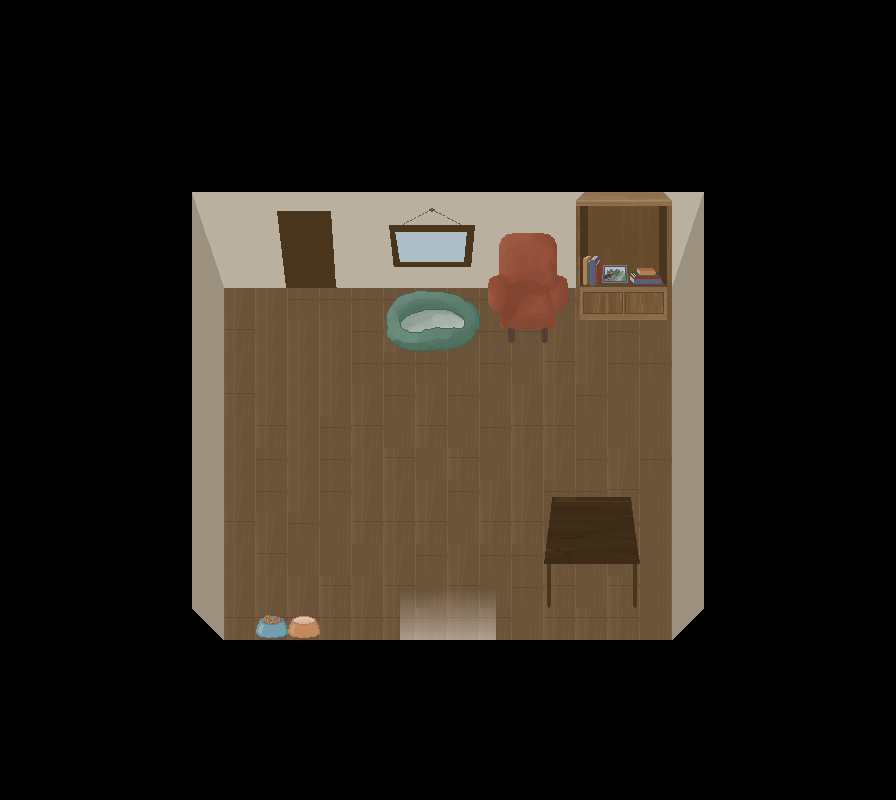

This is a level from a 2D game, rendered from its Tiled map with the project's own tilesets. A one-line summary and the complete map file follow:
An orthogonal 28x25 tile map with 32x32 px tiles, 5 tile layers (murs, sol, collisions, details, ...).

<map version="1.9" tiledversion="1.9.2" orientation="orthogonal" renderorder="right-down" width="28" height="25" tilewidth="32" tileheight="32" infinite="0" nextlayerid="9" nextobjectid="1">
 <editorsettings>
  <export target="map_maison_joueur.json" format="json" />
 </editorsettings>
 <tileset firstgid="1" name="tileset_interieur" tilewidth="32" tileheight="32" tilecount="196" columns="14">
  <image source="../tileset_interieur.png" width="448" height="448" />
  <tile id="0">
   <properties>
    <property name="estSolide" type="bool" value="true" />
   </properties>
  </tile>
  <tile id="1">
   <properties>
    <property name="estSolide" type="bool" value="true" />
   </properties>
  </tile>
  <tile id="2">
   <properties>
    <property name="estSolide" type="bool" value="true" />
   </properties>
  </tile>
  <tile id="3">
   <properties>
    <property name="estSolide" type="bool" value="true" />
   </properties>
  </tile>
  <tile id="4">
   <properties>
    <property name="estSolide" type="bool" value="true" />
   </properties>
  </tile>
  <tile id="5">
   <properties>
    <property name="estSolide" type="bool" value="true" />
   </properties>
  </tile>
  <tile id="6">
   <properties>
    <property name="estSolide" type="bool" value="true" />
   </properties>
  </tile>
  <tile id="14">
   <properties>
    <property name="estSolide" type="bool" value="true" />
   </properties>
  </tile>
  <tile id="15">
   <properties>
    <property name="estSolide" type="bool" value="true" />
   </properties>
  </tile>
  <tile id="16">
   <properties>
    <property name="estSolide" type="bool" value="true" />
   </properties>
  </tile>
  <tile id="17">
   <properties>
    <property name="estSolide" type="bool" value="true" />
   </properties>
  </tile>
  <tile id="18">
   <properties>
    <property name="estSolide" type="bool" value="true" />
   </properties>
  </tile>
  <tile id="19">
   <properties>
    <property name="estSolide" type="bool" value="true" />
   </properties>
  </tile>
  <tile id="20">
   <properties>
    <property name="estSolide" type="bool" value="true" />
   </properties>
  </tile>
  <tile id="28">
   <properties>
    <property name="estSolide" type="bool" value="true" />
   </properties>
  </tile>
  <tile id="29">
   <properties>
    <property name="estSolide" type="bool" value="true" />
   </properties>
  </tile>
  <tile id="30">
   <properties>
    <property name="estSolide" type="bool" value="true" />
   </properties>
  </tile>
  <tile id="31">
   <properties>
    <property name="estSolide" type="bool" value="true" />
   </properties>
  </tile>
  <tile id="32">
   <properties>
    <property name="estSolide" type="bool" value="true" />
   </properties>
  </tile>
  <tile id="33">
   <properties>
    <property name="estSolide" type="bool" value="true" />
   </properties>
  </tile>
  <tile id="34">
   <properties>
    <property name="estSolide" type="bool" value="true" />
   </properties>
  </tile>
  <tile id="42">
   <properties>
    <property name="estSolide" type="bool" value="true" />
   </properties>
  </tile>
  <tile id="45">
   <properties>
    <property name="estSolide" type="bool" value="true" />
   </properties>
  </tile>
  <tile id="46">
   <properties>
    <property name="estSolide" type="bool" value="true" />
   </properties>
  </tile>
  <tile id="47">
   <properties>
    <property name="estSolide" type="bool" value="true" />
   </properties>
  </tile>
  <tile id="48">
   <properties>
    <property name="estSolide" type="bool" value="true" />
   </properties>
  </tile>
  <tile id="56">
   <properties>
    <property name="estSolide" type="bool" value="true" />
   </properties>
  </tile>
  <tile id="59">
   <properties>
    <property name="estSolide" type="bool" value="true" />
   </properties>
  </tile>
  <tile id="70">
   <properties>
    <property name="estSolide" type="bool" value="true" />
   </properties>
  </tile>
  <tile id="71">
   <properties>
    <property name="estSolide" type="bool" value="true" />
   </properties>
  </tile>
  <tile id="72">
   <properties>
    <property name="estSolide" type="bool" value="true" />
   </properties>
  </tile>
  <tile id="73">
   <properties>
    <property name="estSolide" type="bool" value="true" />
   </properties>
  </tile>
  <tile id="74">
   <properties>
    <property name="estSolide" type="bool" value="true" />
   </properties>
  </tile>
  <tile id="75">
   <properties>
    <property name="estSolide" type="bool" value="true" />
   </properties>
  </tile>
  <tile id="76">
   <properties>
    <property name="estSolide" type="bool" value="true" />
   </properties>
  </tile>
  <tile id="77">
   <properties>
    <property name="estSolide" type="bool" value="true" />
   </properties>
  </tile>
  <tile id="84">
   <properties>
    <property name="estSolide" type="bool" value="true" />
   </properties>
  </tile>
  <tile id="85">
   <properties>
    <property name="estSolide" type="bool" value="true" />
   </properties>
  </tile>
  <tile id="86">
   <properties>
    <property name="estSolide" type="bool" value="true" />
   </properties>
  </tile>
  <tile id="87">
   <properties>
    <property name="estSolide" type="bool" value="true" />
   </properties>
  </tile>
  <tile id="88">
   <properties>
    <property name="estSolide" type="bool" value="true" />
   </properties>
  </tile>
  <tile id="89">
   <properties>
    <property name="estSolide" type="bool" value="true" />
   </properties>
  </tile>
  <tile id="91">
   <properties>
    <property name="estSolide" type="bool" value="true" />
   </properties>
  </tile>
  <tile id="98">
   <properties>
    <property name="estSolide" type="bool" value="true" />
   </properties>
  </tile>
  <tile id="99">
   <properties>
    <property name="estSolide" type="bool" value="true" />
   </properties>
  </tile>
  <tile id="100">
   <properties>
    <property name="estSolide" type="bool" value="true" />
   </properties>
  </tile>
  <tile id="101">
   <properties>
    <property name="estSolide" type="bool" value="true" />
   </properties>
  </tile>
  <tile id="102">
   <properties>
    <property name="estSolide" type="bool" value="true" />
   </properties>
  </tile>
  <tile id="103">
   <properties>
    <property name="estSolide" type="bool" value="true" />
   </properties>
  </tile>
  <tile id="104">
   <properties>
    <property name="estSolide" type="bool" value="true" />
   </properties>
  </tile>
  <tile id="112">
   <properties>
    <property name="estSolide" type="bool" value="true" />
   </properties>
  </tile>
  <tile id="113">
   <properties>
    <property name="estSolide" type="bool" value="true" />
   </properties>
  </tile>
  <tile id="114">
   <properties>
    <property name="estSolide" type="bool" value="true" />
   </properties>
  </tile>
  <tile id="115">
   <properties>
    <property name="estSolide" type="bool" value="true" />
   </properties>
  </tile>
  <tile id="116">
   <properties>
    <property name="estSolide" type="bool" value="true" />
   </properties>
  </tile>
  <tile id="117">
   <properties>
    <property name="estSolide" type="bool" value="true" />
   </properties>
  </tile>
  <tile id="118">
   <properties>
    <property name="estSolide" type="bool" value="true" />
   </properties>
  </tile>
  <tile id="129">
   <properties>
    <property name="estSolide" type="bool" value="true" />
   </properties>
  </tile>
  <tile id="130">
   <properties>
    <property name="estSolide" type="bool" value="true" />
   </properties>
  </tile>
  <tile id="131">
   <properties>
    <property name="estSolide" type="bool" value="true" />
   </properties>
  </tile>
  <tile id="132">
   <properties>
    <property name="estSolide" type="bool" value="true" />
   </properties>
  </tile>
  <tile id="168">
   <properties>
    <property name="sortie" type="bool" value="true" />
   </properties>
  </tile>
  <tile id="169">
   <properties>
    <property name="sortie" type="bool" value="true" />
   </properties>
  </tile>
  <tile id="170">
   <properties>
    <property name="sortie" type="bool" value="true" />
   </properties>
  </tile>
  <tile id="171">
   <properties>
    <property name="sortie" type="bool" value="true" />
   </properties>
  </tile>
  <tile id="182">
   <properties>
    <property name="sortie" type="bool" value="true" />
   </properties>
  </tile>
  <tile id="183">
   <properties>
    <property name="sortie" type="bool" value="true" />
   </properties>
  </tile>
  <tile id="184">
   <properties>
    <property name="sortie" type="bool" value="true" />
   </properties>
  </tile>
  <tile id="185">
   <properties>
    <property name="sortie" type="bool" value="true" />
   </properties>
  </tile>
 </tileset>
 <layer id="4" name="murs" width="28" height="25">
  <data encoding="csv">
92,92,92,92,92,92,92,92,92,92,92,92,92,92,92,92,92,92,92,92,92,92,92,92,92,92,92,92,
92,92,92,92,92,92,92,92,92,92,92,92,92,92,92,92,92,92,92,92,92,92,92,92,92,92,92,92,
92,92,92,92,92,92,92,92,92,92,92,92,92,92,92,92,92,92,92,92,92,92,92,92,92,92,92,92,
92,92,92,92,92,92,92,92,92,92,92,92,92,92,92,92,92,92,92,92,92,92,92,92,92,92,92,92,
92,92,92,92,92,92,92,92,92,92,92,92,92,92,92,92,92,92,92,92,92,92,92,92,92,92,92,92,
92,92,92,92,92,92,92,92,92,92,92,92,92,92,92,92,92,92,92,92,92,92,92,92,92,92,92,92,
92,92,92,92,92,92,1,2,2,2,2,2,2,2,2,2,2,2,2,2,3,4,92,92,92,92,92,92,
92,92,92,92,92,92,15,16,16,16,16,16,16,16,16,16,16,16,16,16,17,18,92,92,92,92,92,92,
92,92,92,92,92,92,29,30,30,30,30,30,30,30,30,30,30,30,30,30,31,32,92,92,92,92,92,92,
92,92,92,92,92,92,43,92,92,92,92,92,92,92,92,92,92,92,92,92,92,46,92,92,92,92,92,92,
92,92,92,92,92,92,43,92,92,92,92,92,92,92,92,92,92,92,92,92,92,46,92,92,92,92,92,92,
92,92,92,92,92,92,43,92,92,92,92,92,92,92,92,92,92,92,92,92,92,46,92,92,92,92,92,92,
92,92,92,92,92,92,43,92,92,92,92,92,92,92,92,92,92,92,92,92,92,46,92,92,92,92,92,92,
92,92,92,92,92,92,43,92,92,92,92,92,92,92,92,92,92,92,92,92,92,46,92,92,92,92,92,92,
92,92,92,92,92,92,43,92,92,92,92,92,92,92,92,92,92,92,92,92,92,46,92,92,92,92,92,92,
92,92,92,92,92,92,43,92,92,92,92,92,92,92,92,92,92,92,92,92,92,46,92,92,92,92,92,92,
92,92,92,92,92,92,43,92,92,92,92,92,92,92,92,92,92,92,92,92,92,46,92,92,92,92,92,92,
92,92,92,92,92,92,43,92,92,92,92,92,92,92,92,92,92,92,92,92,92,46,92,92,92,92,92,92,
92,92,92,92,92,92,43,92,92,92,92,92,92,92,92,92,92,92,92,92,92,46,92,92,92,92,92,92,
92,92,92,92,92,92,57,92,92,92,92,92,92,92,92,92,92,92,92,92,92,60,92,92,92,92,92,92,
92,92,92,92,92,92,92,92,92,92,92,92,92,92,92,92,92,92,92,92,92,92,92,92,92,92,92,92,
92,92,92,92,92,92,92,92,92,92,92,92,92,92,92,92,92,92,92,92,92,92,92,92,92,92,92,92,
92,92,92,92,92,92,92,92,92,92,92,92,92,92,92,92,92,92,92,92,92,92,92,92,92,92,92,92,
92,92,92,92,92,92,92,92,92,92,92,92,92,92,92,92,92,92,92,92,92,92,92,92,92,92,92,92,
92,92,92,92,92,92,92,92,92,92,92,92,92,92,92,92,92,92,92,92,92,92,92,92,92,92,92,92
</data>
 </layer>
 <layer id="5" name="sol" width="28" height="25">
  <data encoding="csv">
0,0,0,0,0,0,0,0,0,0,0,0,0,0,0,0,0,0,0,0,0,0,0,0,0,0,0,0,
0,0,0,0,0,0,0,0,0,0,0,0,0,0,0,0,0,0,0,0,0,0,0,0,0,0,0,0,
0,0,0,0,0,0,0,0,0,0,0,0,0,0,0,0,0,0,0,0,0,0,0,0,0,0,0,0,
0,0,0,0,0,0,0,0,0,0,0,0,0,0,0,0,0,0,0,0,0,0,0,0,0,0,0,0,
0,0,0,0,0,0,0,0,0,0,0,0,0,0,0,0,0,0,0,0,0,0,0,0,0,0,0,0,
0,0,0,0,0,0,0,0,0,0,0,0,0,0,0,0,0,0,0,0,0,0,0,0,0,0,0,0,
0,0,0,0,0,0,0,0,0,0,0,0,0,0,0,0,0,0,0,0,0,0,0,0,0,0,0,0,
0,0,0,0,0,0,0,0,0,0,0,0,0,0,0,0,0,0,0,0,0,0,0,0,0,0,0,0,
0,0,0,0,0,0,0,0,0,0,0,0,0,0,0,0,0,0,0,0,0,0,0,0,0,0,0,0,
0,0,0,0,0,0,0,44,44,45,45,45,45,45,45,45,45,45,45,45,45,0,0,0,0,0,0,0,
0,0,0,0,0,0,0,58,44,44,44,45,44,45,45,45,45,44,44,45,59,0,0,0,0,0,0,0,
0,0,0,0,0,0,0,44,44,44,44,45,45,45,59,45,59,58,44,45,45,0,0,0,0,0,0,0,
0,0,0,0,0,0,0,58,44,44,44,44,45,44,45,59,44,44,45,59,59,0,0,0,0,0,0,0,
0,0,0,0,0,0,0,44,58,44,45,58,59,58,59,45,58,58,59,59,59,0,0,0,0,0,0,0,
0,0,0,0,0,0,0,44,45,44,45,44,58,59,58,59,44,44,45,44,45,0,0,0,0,0,0,0,
0,0,0,0,0,0,0,44,45,44,45,44,44,44,45,44,44,45,45,58,59,0,0,0,0,0,0,0,
0,0,0,0,0,0,0,58,44,45,59,58,58,58,59,58,58,59,45,45,59,0,0,0,0,0,0,0,
0,0,0,0,0,0,0,44,58,59,59,59,44,45,44,45,45,58,59,59,59,0,0,0,0,0,0,0,
0,0,0,0,0,0,0,44,44,44,58,44,58,59,58,59,45,58,59,58,59,0,0,0,0,0,0,0,
0,0,0,0,0,0,0,58,58,58,58,58,58,58,58,58,59,58,58,58,59,0,0,0,0,0,0,0,
0,0,0,0,0,0,0,0,0,0,0,0,0,0,0,0,0,0,0,0,0,0,0,0,0,0,0,0,
0,0,0,0,0,0,0,0,0,0,0,0,0,0,0,0,0,0,0,0,0,0,0,0,0,0,0,0,
0,0,0,0,0,0,0,0,0,0,0,0,0,0,0,0,0,0,0,0,0,0,0,0,0,0,0,0,
0,0,0,0,0,0,0,0,0,0,0,0,0,0,0,0,0,0,0,0,0,0,0,0,0,0,0,0,
0,0,0,0,0,0,0,0,0,0,0,0,0,0,0,0,0,0,0,0,0,0,0,0,0,0,0,0
</data>
 </layer>
 <layer id="7" name="collisions" width="28" height="25">
  <data encoding="csv">
0,0,0,0,0,0,0,0,0,0,0,0,0,0,0,0,0,0,0,0,0,0,0,0,0,0,0,0,
0,0,0,0,0,0,0,0,0,0,0,0,0,0,0,0,0,0,0,0,0,0,0,0,0,0,0,0,
0,0,0,0,0,0,0,0,0,0,0,0,0,0,0,0,0,0,0,0,0,0,0,0,0,0,0,0,
0,0,0,0,0,0,0,0,0,0,0,0,0,0,0,0,0,0,0,0,0,0,0,0,0,0,0,0,
0,0,0,0,0,0,0,0,0,0,0,0,0,0,0,0,0,0,0,0,0,0,0,0,0,0,0,0,
0,0,0,0,0,0,0,0,0,0,0,0,0,0,0,0,0,0,0,0,0,0,0,0,0,0,0,0,
0,0,0,0,0,0,0,0,166,167,168,0,127,128,129,0,0,0,71,72,73,0,0,0,0,0,0,0,
0,0,0,0,0,0,0,0,180,181,182,0,141,142,143,5,6,7,85,86,87,0,0,0,0,0,0,0,
0,0,0,0,0,0,0,0,194,195,196,0,155,156,157,19,20,21,99,100,101,0,0,0,0,0,0,0,
0,0,0,0,0,0,0,0,0,0,0,0,74,75,76,33,34,35,113,114,115,0,0,0,0,0,0,0,
0,0,0,0,0,0,0,0,0,0,0,0,88,89,90,47,48,49,0,0,0,0,0,0,0,0,0,0,
0,0,0,0,0,0,0,0,0,0,0,0,0,0,0,0,0,0,0,0,0,0,0,0,0,0,0,0,
0,0,0,0,0,0,0,0,0,0,0,0,0,0,0,0,0,0,0,0,0,0,0,0,0,0,0,0,
0,0,0,0,0,0,0,0,0,0,0,0,0,0,0,0,0,0,0,0,0,0,0,0,0,0,0,0,
0,0,0,0,0,0,0,0,0,0,0,0,0,0,0,0,0,0,0,0,0,0,0,0,0,0,0,0,
0,0,0,0,0,0,0,0,0,0,0,0,0,0,0,0,0,103,104,105,0,0,0,0,0,0,0,0,
0,0,0,0,0,0,0,0,0,0,0,0,0,0,0,0,0,117,118,119,0,0,0,0,0,0,0,0,
0,0,0,0,0,0,0,0,0,0,0,0,0,0,0,0,0,131,132,133,0,0,0,0,0,0,0,0,
0,0,0,0,0,0,0,0,0,0,0,0,0,0,0,0,0,145,146,147,0,0,0,0,0,0,0,0,
0,0,0,0,0,0,0,0,78,77,0,0,0,0,0,0,0,0,0,0,0,0,0,0,0,0,0,0,
0,0,0,0,0,0,0,0,0,0,0,0,0,0,0,0,0,0,0,0,0,0,0,0,0,0,0,0,
0,0,0,0,0,0,0,0,0,0,0,0,0,0,0,0,0,0,0,0,0,0,0,0,0,0,0,0,
0,0,0,0,0,0,0,0,0,0,0,0,0,0,0,0,0,0,0,0,0,0,0,0,0,0,0,0,
0,0,0,0,0,0,0,0,0,0,0,0,0,0,0,0,0,0,0,0,0,0,0,0,0,0,0,0,
0,0,0,0,0,0,0,0,0,0,0,0,0,0,0,0,0,0,0,0,0,0,0,0,0,0,0,0
</data>
 </layer>
 <layer id="8" name="details" width="28" height="25">
  <data encoding="csv">
0,0,0,0,0,0,0,0,0,0,0,0,0,0,0,0,0,0,0,0,0,0,0,0,0,0,0,0,
0,0,0,0,0,0,0,0,0,0,0,0,0,0,0,0,0,0,0,0,0,0,0,0,0,0,0,0,
0,0,0,0,0,0,0,0,0,0,0,0,0,0,0,0,0,0,0,0,0,0,0,0,0,0,0,0,
0,0,0,0,0,0,0,0,0,0,0,0,0,0,0,0,0,0,0,0,0,0,0,0,0,0,0,0,
0,0,0,0,0,0,0,0,0,0,0,0,0,0,0,0,0,0,0,0,0,0,0,0,0,0,0,0,
0,0,0,0,0,0,0,0,0,0,0,0,0,0,0,0,0,0,0,0,0,0,0,0,0,0,0,0,
0,0,0,0,0,0,0,0,0,0,0,0,0,0,0,0,0,0,0,0,0,0,0,0,0,0,0,0,
0,0,0,0,0,0,0,0,0,0,0,0,0,0,0,0,0,0,0,0,0,0,0,0,0,0,0,0,
0,0,0,0,0,0,0,0,0,0,0,0,0,0,0,0,0,0,61,62,63,0,0,0,0,0,0,0,
0,0,0,0,0,0,0,0,0,0,0,0,0,0,0,0,0,0,0,0,0,0,0,0,0,0,0,0,
0,0,0,0,0,0,0,0,0,0,0,0,0,0,0,0,0,0,0,0,0,0,0,0,0,0,0,0,
0,0,0,0,0,0,0,0,0,0,0,0,0,0,0,0,0,0,0,0,0,0,0,0,0,0,0,0,
0,0,0,0,0,0,0,0,0,0,0,0,0,0,0,0,0,0,0,0,0,0,0,0,0,0,0,0,
0,0,0,0,0,0,0,0,0,0,0,0,0,0,0,0,0,0,0,0,0,0,0,0,0,0,0,0,
0,0,0,0,0,0,0,0,0,0,0,0,0,0,0,0,0,0,0,0,0,0,0,0,0,0,0,0,
0,0,0,0,0,0,0,0,0,0,0,0,0,0,0,0,0,0,0,0,0,0,0,0,0,0,0,0,
0,0,0,0,0,0,0,0,0,0,0,0,0,0,0,0,0,0,0,0,0,0,0,0,0,0,0,0,
0,0,0,0,0,0,0,0,0,0,0,0,0,0,0,0,0,0,0,0,0,0,0,0,0,0,0,0,
0,0,0,0,0,0,0,0,0,0,0,0,0,0,0,0,0,0,0,0,0,0,0,0,0,0,0,0,
0,0,0,0,0,0,0,0,0,0,0,0,0,0,0,0,0,0,0,0,0,0,0,0,0,0,0,0,
0,0,0,0,0,0,0,0,0,0,0,0,0,0,0,0,0,0,0,0,0,0,0,0,0,0,0,0,
0,0,0,0,0,0,0,0,0,0,0,0,0,0,0,0,0,0,0,0,0,0,0,0,0,0,0,0,
0,0,0,0,0,0,0,0,0,0,0,0,0,0,0,0,0,0,0,0,0,0,0,0,0,0,0,0,
0,0,0,0,0,0,0,0,0,0,0,0,0,0,0,0,0,0,0,0,0,0,0,0,0,0,0,0,
0,0,0,0,0,0,0,0,0,0,0,0,0,0,0,0,0,0,0,0,0,0,0,0,0,0,0,0
</data>
 </layer>
 <layer id="6" name="sortie" width="28" height="25">
  <data encoding="csv">
0,0,0,0,0,0,0,0,0,0,0,0,0,0,0,0,0,0,0,0,0,0,0,0,0,0,0,0,
0,0,0,0,0,0,0,0,0,0,0,0,0,0,0,0,0,0,0,0,0,0,0,0,0,0,0,0,
0,0,0,0,0,0,0,0,0,0,0,0,0,0,0,0,0,0,0,0,0,0,0,0,0,0,0,0,
0,0,0,0,0,0,0,0,0,0,0,0,0,0,0,0,0,0,0,0,0,0,0,0,0,0,0,0,
0,0,0,0,0,0,0,0,0,0,0,0,0,0,0,0,0,0,0,0,0,0,0,0,0,0,0,0,
0,0,0,0,0,0,0,0,0,0,0,0,0,0,0,0,0,0,0,0,0,0,0,0,0,0,0,0,
0,0,0,0,0,0,0,0,0,0,0,0,0,0,0,0,0,0,0,0,0,0,0,0,0,0,0,0,
0,0,0,0,0,0,0,0,0,0,0,0,0,0,0,0,0,0,0,0,0,0,0,0,0,0,0,0,
0,0,0,0,0,0,0,0,0,0,0,0,0,0,0,0,0,0,0,0,0,0,0,0,0,0,0,0,
0,0,0,0,0,0,0,0,0,0,0,0,0,0,0,0,0,0,0,0,0,0,0,0,0,0,0,0,
0,0,0,0,0,0,0,0,0,0,0,0,0,0,0,0,0,0,0,0,0,0,0,0,0,0,0,0,
0,0,0,0,0,0,0,0,0,0,0,0,0,0,0,0,0,0,0,0,0,0,0,0,0,0,0,0,
0,0,0,0,0,0,0,0,0,0,0,0,0,0,0,0,0,0,0,0,0,0,0,0,0,0,0,0,
0,0,0,0,0,0,0,0,0,0,0,0,0,0,0,0,0,0,0,0,0,0,0,0,0,0,0,0,
0,0,0,0,0,0,0,0,0,0,0,0,0,0,0,0,0,0,0,0,0,0,0,0,0,0,0,0,
0,0,0,0,0,0,0,0,0,0,0,0,0,0,0,0,0,0,0,0,0,0,0,0,0,0,0,0,
0,0,0,0,0,0,0,0,0,0,0,0,0,0,0,0,0,0,0,0,0,0,0,0,0,0,0,0,
0,0,0,0,0,0,0,0,0,0,0,0,0,0,0,0,0,0,0,0,0,0,0,0,0,0,0,0,
0,0,0,0,0,0,0,0,0,0,0,0,169,170,171,172,0,0,0,0,0,0,0,0,0,0,0,0,
0,0,0,0,0,0,0,0,0,0,0,0,183,184,185,186,0,0,0,0,0,0,0,0,0,0,0,0,
0,0,0,0,0,0,0,0,0,0,0,0,0,0,0,0,0,0,0,0,0,0,0,0,0,0,0,0,
0,0,0,0,0,0,0,0,0,0,0,0,0,0,0,0,0,0,0,0,0,0,0,0,0,0,0,0,
0,0,0,0,0,0,0,0,0,0,0,0,0,0,0,0,0,0,0,0,0,0,0,0,0,0,0,0,
0,0,0,0,0,0,0,0,0,0,0,0,0,0,0,0,0,0,0,0,0,0,0,0,0,0,0,0,
0,0,0,0,0,0,0,0,0,0,0,0,0,0,0,0,0,0,0,0,0,0,0,0,0,0,0,0
</data>
 </layer>
</map>
